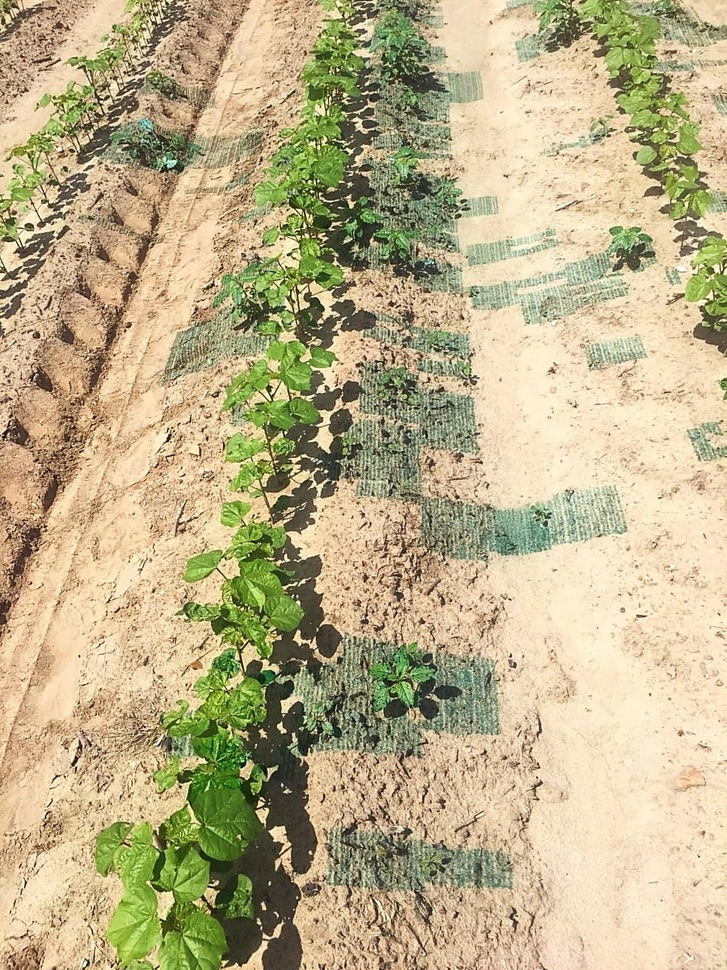
#> input picture Search green plants OpenCV/before.jpg, 727 x 970 px, shrunk from 1200 x 1600 before the run, given in place of main.mp4, which was not available
$ python search_grass.py
#> lines starting #> are read from the running program, lines starting #| are printed output that depends on the picture; after the words box and inside, x2 and y2 are one past the last pixel; in counts of white or black regions, pixels touching at a corner belong together; pictures that were not available may be replaced by others from this repository, and a replacement may not be noted
import cv2
import numpy as np

url = 'main.mp4' #url video

cap = cv2.VideoCapture(url)
_, img = cap.read()
#> img is the input picture: shape (970, 727, 3); mean B, G, R 137, 175.9, 188.6
img_hsv = cv2.cvtColor(img, cv2.COLOR_BGR2HSV)
#> img_hsv: shape (970, 727, 3); mean H, S, V 23.6, 81.2, 192.8
img_bin = cv2.inRange(img_hsv, (28,0,0), (100,255,255))
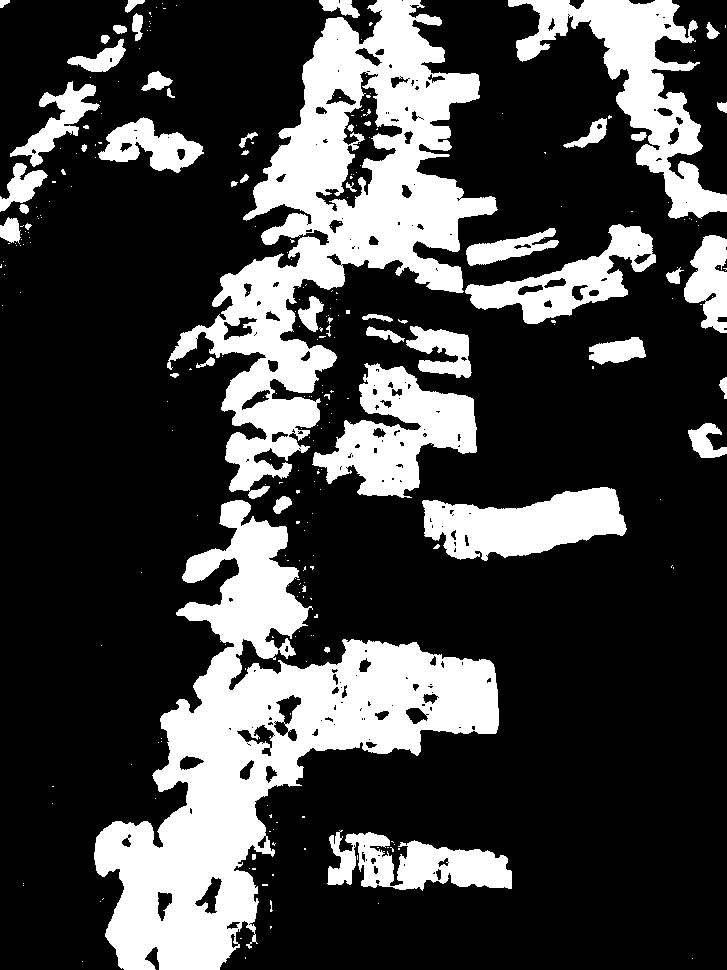
#> img_bin: shape (970, 727); 26.1% white; 273 white regions (217 under 20 px)
#cv2.blur(img_bin, (5,5))
cv2.erode(img_bin, (3,3), iterations = 4)
cv2.dilate(img_bin, (3,3), iterations= 4)


while True:
	_, frame = cap.read()
	#draw windows
	cv2.imshow('frame', frame)
	cv2.imshow('img', img)
	cv2.imshow('img_hsv', img_hsv)
	cv2.imshow('img_bin', img_bin)

	#get countours
	conturs = cv2.findContours(img_bin, cv2.RETR_TREE, cv2.CHAIN_APPROX_NONE)
#> conturs = 509 contours, 374 with area under 20; largest, box (x1, y1, x2, y2) and area: (94, 500, 499, 970) 65356, (167, 0, 498, 499) 56312, (508, 0, 727, 219) 14111, (312, 363, 477, 498) 10967, (422, 487, 627, 561) 9200
	conturs = conturs[1]
#> conturs = 509 rows, first 6: [1, -1, -1, -1], [2, 0, -1, -1], [3, 1, -1, -1], [4, 2, -1, -1], [5, 3, -1, -1], [6, 4, -1, -1]
#> (the run stopped early here; a loop or call above may not have finished)

$ run again, on Search green plants OpenCV/afte.png
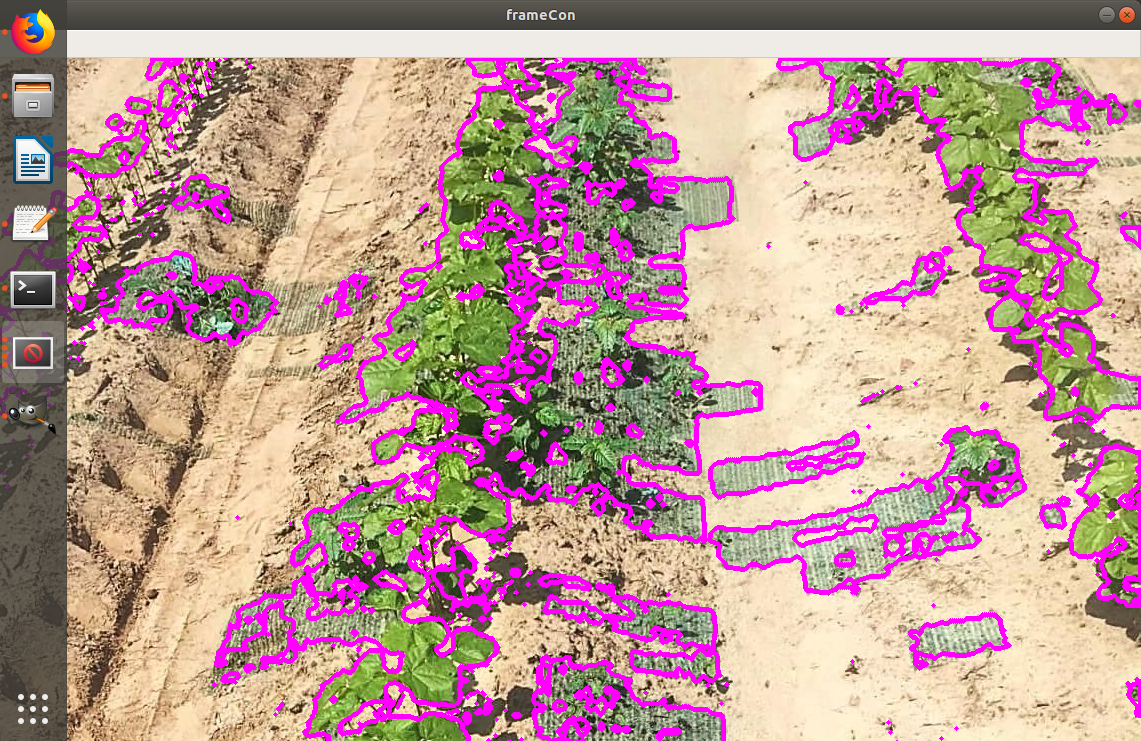
#> input picture Search green plants OpenCV/afte.png, 1141 x 741 px, given in place of main.mp4, which was not available
#> img is the input picture: shape (741, 1141, 3); mean B, G, R 147.9, 149.7, 188.1
#> img_hsv: shape (741, 1141, 3); mean H, S, V 38.8, 95.7, 192.3
#> `img_bin = cv2.inRange(img_hsv, (28,0,0), (100,255,255))`:
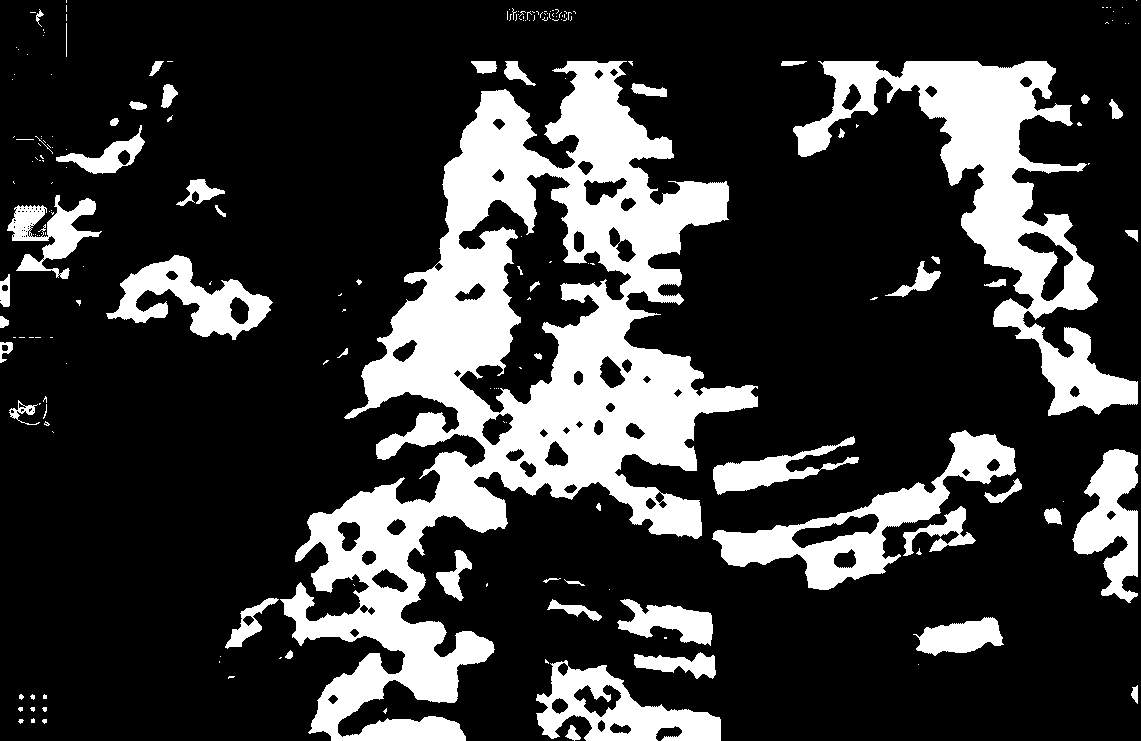
#> img_bin: shape (741, 1141); 22% white; 200 white regions (145 under 20 px)
#> `conturs = cv2.findContours(img_bin, cv2.RETR_TREE, cv2.CHAIN_APPROX_NO..`: conturs = 315 contours, 204 with area under 20; largest, box (x1, y1, x2, y2) and area: (280, 61, 758, 741) 122954, (793, 61, 1138, 416) 31158, (458, 172, 632, 414) 14980, (712, 430, 1016, 590) 12680, (536, 660, 721, 741) 7663
#> `conturs = conturs[1]`: conturs = 315 rows, first 6: [1, -1, -1, -1], [2, 0, -1, -1], [3, 1, -1, -1], [4, 2, -1, -1], [5, 3, -1, -1], [6, 4, -1, -1]
